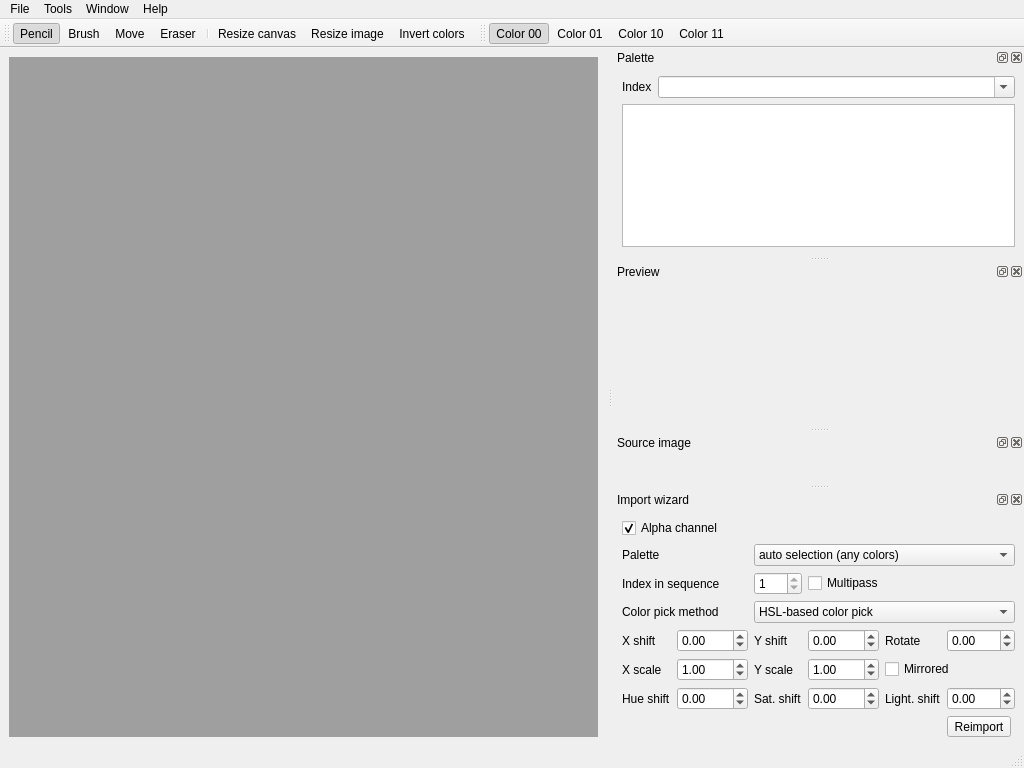
<?xml version="1.0" encoding="UTF-8"?>
<ui version="4.0">
 <class>MainWindow</class>
 <widget class="QMainWindow" name="MainWindow">
  <property name="geometry">
   <rect>
    <x>0</x>
    <y>0</y>
    <width>1024</width>
    <height>768</height>
   </rect>
  </property>
  <property name="windowTitle">
   <string>ZX4 Pixelizer</string>
  </property>
  <property name="windowIcon">
   <iconset resource="resource.qrc">
    <normaloff>:/sonic.zx4.png</normaloff>:/sonic.zx4.png</iconset>
  </property>
  <property name="iconSize">
   <size>
    <width>32</width>
    <height>32</height>
   </size>
  </property>
  <widget class="QWidget" name="centralwidget">
   <layout class="QGridLayout" name="gridLayout_4">
    <item row="0" column="0">
     <widget class="QMdiArea" name="mdiArea">
      <property name="acceptDrops">
       <bool>true</bool>
      </property>
      <property name="verticalScrollBarPolicy">
       <enum>Qt::ScrollBarAsNeeded</enum>
      </property>
      <property name="horizontalScrollBarPolicy">
       <enum>Qt::ScrollBarAsNeeded</enum>
      </property>
      <property name="sizeAdjustPolicy">
       <enum>QAbstractScrollArea::AdjustIgnored</enum>
      </property>
      <property name="viewMode">
       <enum>QMdiArea::SubWindowView</enum>
      </property>
      <property name="documentMode">
       <bool>false</bool>
      </property>
      <property name="tabsMovable">
       <bool>true</bool>
      </property>
     </widget>
    </item>
   </layout>
  </widget>
  <widget class="QMenuBar" name="menubar">
   <property name="geometry">
    <rect>
     <x>0</x>
     <y>0</y>
     <width>1024</width>
     <height>20</height>
    </rect>
   </property>
   <widget class="QMenu" name="menuFile">
    <property name="title">
     <string>File</string>
    </property>
    <widget class="QMenu" name="menuSprite">
     <property name="title">
      <string>Sprite</string>
     </property>
     <addaction name="actionNew"/>
     <addaction name="actionOpen"/>
     <addaction name="actionSave"/>
     <addaction name="actionSave_as"/>
     <addaction name="separator"/>
     <addaction name="actionImport"/>
     <addaction name="actionExport"/>
    </widget>
    <widget class="QMenu" name="menuScene">
     <property name="title">
      <string>Scene</string>
     </property>
     <addaction name="actionImport_scene"/>
     <addaction name="actionExport_scene"/>
    </widget>
    <addaction name="separator"/>
    <addaction name="separator"/>
    <addaction name="separator"/>
    <addaction name="menuSprite"/>
    <addaction name="menuScene"/>
    <addaction name="actionQuit"/>
   </widget>
   <widget class="QMenu" name="menuTools">
    <property name="title">
     <string>Tools</string>
    </property>
    <widget class="QMenu" name="menuDraw_tools">
     <property name="title">
      <string>Draw tools</string>
     </property>
     <addaction name="actionPencil"/>
     <addaction name="actionBrush"/>
     <addaction name="actionMove"/>
     <addaction name="actionEraser"/>
    </widget>
    <widget class="QMenu" name="menuTransform_tools">
     <property name="title">
      <string>Transform tools</string>
     </property>
     <addaction name="actionResize_image"/>
     <addaction name="actionResize_canvas"/>
     <addaction name="actionInvert_colors"/>
    </widget>
    <widget class="QMenu" name="menuColor_tools">
     <property name="title">
      <string>Color tools</string>
     </property>
     <addaction name="actionColor_00"/>
     <addaction name="actionColor_01"/>
     <addaction name="actionColor_10"/>
     <addaction name="actionColor_11"/>
    </widget>
    <addaction name="menuDraw_tools"/>
    <addaction name="menuColor_tools"/>
    <addaction name="menuTransform_tools"/>
   </widget>
   <widget class="QMenu" name="menuWindow">
    <property name="title">
     <string>Window</string>
    </property>
   </widget>
   <widget class="QMenu" name="menuHelp">
    <property name="title">
     <string>Help</string>
    </property>
    <addaction name="actionAbout_ZX4_Pixelizer"/>
   </widget>
   <addaction name="menuFile"/>
   <addaction name="menuTools"/>
   <addaction name="menuWindow"/>
   <addaction name="menuHelp"/>
  </widget>
  <widget class="QStatusBar" name="statusbar"/>
  <widget class="QDockWidget" name="dockPalette">
   <property name="windowTitle">
    <string>Palette</string>
   </property>
   <attribute name="dockWidgetArea">
    <number>2</number>
   </attribute>
   <widget class="QWidget" name="dockWidgetContents">
    <layout class="QGridLayout" name="gridLayout_3">
     <item row="0" column="0">
      <widget class="QLabel" name="label_2">
       <property name="text">
        <string>Index</string>
       </property>
      </widget>
     </item>
     <item row="0" column="1">
      <widget class="QComboBox" name="paletteIndex">
       <property name="sizePolicy">
        <sizepolicy hsizetype="Expanding" vsizetype="Fixed">
         <horstretch>0</horstretch>
         <verstretch>0</verstretch>
        </sizepolicy>
       </property>
       <property name="editable">
        <bool>true</bool>
       </property>
      </widget>
     </item>
     <item row="1" column="0" colspan="2">
      <widget class="QListWidget" name="palettes">
       <property name="sizePolicy">
        <sizepolicy hsizetype="Expanding" vsizetype="Expanding">
         <horstretch>0</horstretch>
         <verstretch>0</verstretch>
        </sizepolicy>
       </property>
       <property name="editTriggers">
        <set>QAbstractItemView::NoEditTriggers</set>
       </property>
       <property name="showDropIndicator" stdset="0">
        <bool>false</bool>
       </property>
       <property name="alternatingRowColors">
        <bool>false</bool>
       </property>
       <property name="selectionMode">
        <enum>QAbstractItemView::SingleSelection</enum>
       </property>
       <property name="iconSize">
        <size>
         <width>48</width>
         <height>48</height>
        </size>
       </property>
       <property name="movement">
        <enum>QListView::Static</enum>
       </property>
       <property name="flow">
        <enum>QListView::LeftToRight</enum>
       </property>
       <property name="resizeMode">
        <enum>QListView::Adjust</enum>
       </property>
       <property name="spacing">
        <number>0</number>
       </property>
       <property name="gridSize">
        <size>
         <width>60</width>
         <height>60</height>
        </size>
       </property>
       <property name="viewMode">
        <enum>QListView::IconMode</enum>
       </property>
       <property name="uniformItemSizes">
        <bool>true</bool>
       </property>
      </widget>
     </item>
    </layout>
   </widget>
  </widget>
  <widget class="QToolBar" name="drawToolBar">
   <property name="windowTitle">
    <string>toolBar</string>
   </property>
   <property name="iconSize">
    <size>
     <width>32</width>
     <height>32</height>
    </size>
   </property>
   <attribute name="toolBarArea">
    <enum>TopToolBarArea</enum>
   </attribute>
   <attribute name="toolBarBreak">
    <bool>false</bool>
   </attribute>
   <addaction name="actionPencil"/>
   <addaction name="actionBrush"/>
   <addaction name="actionMove"/>
   <addaction name="actionEraser"/>
   <addaction name="separator"/>
   <addaction name="actionResize_canvas"/>
   <addaction name="actionResize_image"/>
   <addaction name="actionInvert_colors"/>
  </widget>
  <widget class="QToolBar" name="colorToolBar">
   <property name="windowTitle">
    <string>toolBar_2</string>
   </property>
   <property name="iconSize">
    <size>
     <width>32</width>
     <height>32</height>
    </size>
   </property>
   <attribute name="toolBarArea">
    <enum>TopToolBarArea</enum>
   </attribute>
   <attribute name="toolBarBreak">
    <bool>false</bool>
   </attribute>
   <addaction name="actionColor_00"/>
   <addaction name="actionColor_01"/>
   <addaction name="actionColor_10"/>
   <addaction name="actionColor_11"/>
  </widget>
  <widget class="QDockWidget" name="dockPreview">
   <property name="windowTitle">
    <string>Preview</string>
   </property>
   <attribute name="dockWidgetArea">
    <number>2</number>
   </attribute>
   <widget class="QWidget" name="dockWidgetContents_3">
    <layout class="QGridLayout" name="gridLayout">
     <item row="0" column="0">
      <widget class="QLabel" name="preview">
       <property name="sizePolicy">
        <sizepolicy hsizetype="Preferred" vsizetype="Preferred">
         <horstretch>0</horstretch>
         <verstretch>0</verstretch>
        </sizepolicy>
       </property>
       <property name="minimumSize">
        <size>
         <width>128</width>
         <height>128</height>
        </size>
       </property>
       <property name="baseSize">
        <size>
         <width>0</width>
         <height>0</height>
        </size>
       </property>
       <property name="text">
        <string/>
       </property>
      </widget>
     </item>
    </layout>
   </widget>
  </widget>
  <widget class="QDockWidget" name="dockSource">
   <property name="floating">
    <bool>false</bool>
   </property>
   <property name="allowedAreas">
    <set>Qt::AllDockWidgetAreas</set>
   </property>
   <property name="windowTitle">
    <string>Source image</string>
   </property>
   <attribute name="dockWidgetArea">
    <number>2</number>
   </attribute>
   <widget class="QWidget" name="dockWidgetContents_4">
    <layout class="QGridLayout" name="gridLayout_5">
     <item row="0" column="0">
      <widget class="QLabel" name="sourceImage">
       <property name="text">
        <string/>
       </property>
       <property name="scaledContents">
        <bool>true</bool>
       </property>
      </widget>
     </item>
    </layout>
   </widget>
  </widget>
  <widget class="QDockWidget" name="dockWizard">
   <property name="windowTitle">
    <string>Import wizard</string>
   </property>
   <attribute name="dockWidgetArea">
    <number>2</number>
   </attribute>
   <widget class="QWidget" name="dockWidgetContents_5">
    <layout class="QGridLayout" name="gridLayout_2">
     <item row="8" column="3" colspan="2">
      <spacer name="verticalSpacer_2">
       <property name="orientation">
        <enum>Qt::Vertical</enum>
       </property>
       <property name="sizeHint" stdset="0">
        <size>
         <width>20</width>
         <height>40</height>
        </size>
       </property>
      </spacer>
     </item>
     <item row="1" column="0">
      <widget class="QLabel" name="label">
       <property name="text">
        <string>Palette</string>
       </property>
      </widget>
     </item>
     <item row="6" column="1">
      <widget class="QDoubleSpinBox" name="hueShift">
       <property name="minimum">
        <double>-1.000000000000000</double>
       </property>
       <property name="maximum">
        <double>1.000000000000000</double>
       </property>
       <property name="singleStep">
        <double>0.100000000000000</double>
       </property>
       <property name="value">
        <double>0.000000000000000</double>
       </property>
      </widget>
     </item>
     <item row="5" column="4" colspan="2">
      <widget class="QCheckBox" name="mirrored">
       <property name="text">
        <string>Mirrored</string>
       </property>
      </widget>
     </item>
     <item row="4" column="2">
      <widget class="QLabel" name="label_5">
       <property name="text">
        <string>Y shift</string>
       </property>
      </widget>
     </item>
     <item row="4" column="4">
      <widget class="QLabel" name="label_7">
       <property name="text">
        <string>Rotate</string>
       </property>
      </widget>
     </item>
     <item row="5" column="3">
      <widget class="QDoubleSpinBox" name="yScale">
       <property name="minimum">
        <double>0.010000000000000</double>
       </property>
       <property name="maximum">
        <double>1000.000000000000000</double>
       </property>
       <property name="value">
        <double>1.000000000000000</double>
       </property>
      </widget>
     </item>
     <item row="5" column="1">
      <widget class="QDoubleSpinBox" name="xScale">
       <property name="minimum">
        <double>0.010000000000000</double>
       </property>
       <property name="maximum">
        <double>1000.000000000000000</double>
       </property>
       <property name="value">
        <double>1.000000000000000</double>
       </property>
      </widget>
     </item>
     <item row="5" column="2">
      <widget class="QLabel" name="label_9">
       <property name="text">
        <string>Y scale</string>
       </property>
      </widget>
     </item>
     <item row="2" column="2">
      <widget class="QSpinBox" name="paletteNumberBox">
       <property name="minimum">
        <number>1</number>
       </property>
       <property name="maximum">
        <number>1</number>
       </property>
      </widget>
     </item>
     <item row="4" column="3">
      <widget class="QDoubleSpinBox" name="yShift">
       <property name="minimum">
        <double>-192.000000000000000</double>
       </property>
       <property name="maximum">
        <double>192.000000000000000</double>
       </property>
      </widget>
     </item>
     <item row="7" column="5">
      <widget class="QToolButton" name="importWizardApply">
       <property name="layoutDirection">
        <enum>Qt::LeftToRight</enum>
       </property>
       <property name="text">
        <string>Reimport</string>
       </property>
      </widget>
     </item>
     <item row="5" column="0">
      <widget class="QLabel" name="label_8">
       <property name="text">
        <string>X scale</string>
       </property>
      </widget>
     </item>
     <item row="4" column="1">
      <widget class="QDoubleSpinBox" name="xShift">
       <property name="minimum">
        <double>-256.000000000000000</double>
       </property>
       <property name="maximum">
        <double>256.000000000000000</double>
       </property>
      </widget>
     </item>
     <item row="2" column="3" colspan="2">
      <widget class="QCheckBox" name="multipass">
       <property name="text">
        <string>Multipass</string>
       </property>
      </widget>
     </item>
     <item row="3" column="0" colspan="2">
      <widget class="QLabel" name="label_4">
       <property name="text">
        <string>Color pick method</string>
       </property>
      </widget>
     </item>
     <item row="4" column="0">
      <widget class="QLabel" name="label_6">
       <property name="text">
        <string>X shift</string>
       </property>
      </widget>
     </item>
     <item row="0" column="0" colspan="2">
      <widget class="QCheckBox" name="alphaBox">
       <property name="toolTip">
        <string>&lt;html&gt;&lt;head/&gt;&lt;body&gt;&lt;p&gt;&lt;span style=&quot; color:#d69545;&quot;&gt;If checked ithen import tool will use alpha channel if image has it or pixel from left top corner as alpha channel chromakey&lt;/span&gt;&lt;/p&gt;&lt;/body&gt;&lt;/html&gt;</string>
       </property>
       <property name="text">
        <string>Alpha channel</string>
       </property>
       <property name="checked">
        <bool>true</bool>
       </property>
      </widget>
     </item>
     <item row="1" column="2" colspan="4">
      <widget class="QComboBox" name="wizardPaletteBox">
       <property name="sizePolicy">
        <sizepolicy hsizetype="Expanding" vsizetype="Fixed">
         <horstretch>0</horstretch>
         <verstretch>0</verstretch>
        </sizepolicy>
       </property>
       <item>
        <property name="text">
         <string>auto selection (any colors)</string>
        </property>
       </item>
       <item>
        <property name="text">
         <string>current selection</string>
        </property>
       </item>
      </widget>
     </item>
     <item row="4" column="5">
      <widget class="QDoubleSpinBox" name="rotate">
       <property name="minimum">
        <double>-360.000000000000000</double>
       </property>
       <property name="maximum">
        <double>360.000000000000000</double>
       </property>
      </widget>
     </item>
     <item row="3" column="2" colspan="4">
      <widget class="QComboBox" name="colorPickBox">
       <item>
        <property name="text">
         <string>HSL-based color pick</string>
        </property>
       </item>
       <item>
        <property name="text">
         <string>CIE76-based color pick</string>
        </property>
       </item>
       <item>
        <property name="text">
         <string>CIE94-based color pick</string>
        </property>
       </item>
       <item>
        <property name="text">
         <string>CIEDE2000-based color pick</string>
        </property>
       </item>
      </widget>
     </item>
     <item row="2" column="0" colspan="2">
      <widget class="QLabel" name="label_3">
       <property name="text">
        <string>Index in sequence</string>
       </property>
      </widget>
     </item>
     <item row="6" column="0">
      <widget class="QLabel" name="label_10">
       <property name="text">
        <string>Hue shift</string>
       </property>
      </widget>
     </item>
     <item row="6" column="2">
      <widget class="QLabel" name="label_11">
       <property name="text">
        <string>Sat. shift</string>
       </property>
      </widget>
     </item>
     <item row="6" column="4">
      <widget class="QLabel" name="label_12">
       <property name="text">
        <string>Light. shift</string>
       </property>
      </widget>
     </item>
     <item row="6" column="3">
      <widget class="QDoubleSpinBox" name="saturationShift">
       <property name="minimum">
        <double>-1.000000000000000</double>
       </property>
       <property name="maximum">
        <double>1.000000000000000</double>
       </property>
       <property name="singleStep">
        <double>0.100000000000000</double>
       </property>
      </widget>
     </item>
     <item row="6" column="5">
      <widget class="QDoubleSpinBox" name="lightnessShift">
       <property name="minimum">
        <double>-1.000000000000000</double>
       </property>
       <property name="maximum">
        <double>1.000000000000000</double>
       </property>
       <property name="singleStep">
        <double>0.100000000000000</double>
       </property>
      </widget>
     </item>
    </layout>
   </widget>
  </widget>
  <action name="actionQuit">
   <property name="text">
    <string>Quit</string>
   </property>
  </action>
  <action name="actionNew">
   <property name="text">
    <string>New sprite</string>
   </property>
  </action>
  <action name="actionOpen">
   <property name="text">
    <string>Open sprite</string>
   </property>
  </action>
  <action name="actionSave">
   <property name="text">
    <string>Save sprite</string>
   </property>
  </action>
  <action name="actionSave_as">
   <property name="text">
    <string>Save sprite as...</string>
   </property>
  </action>
  <action name="actionImport">
   <property name="text">
    <string>Import sprite</string>
   </property>
  </action>
  <action name="actionExport">
   <property name="text">
    <string>Export sprite</string>
   </property>
  </action>
  <action name="actionResize_image">
   <property name="icon">
    <iconset resource="resource.qrc">
     <normaloff>:/resize_image.png</normaloff>:/resize_image.png</iconset>
   </property>
   <property name="text">
    <string>Resize image</string>
   </property>
  </action>
  <action name="actionResize_canvas">
   <property name="icon">
    <iconset resource="resource.qrc">
     <normaloff>:/resize_canvas.png</normaloff>:/resize_canvas.png</iconset>
   </property>
   <property name="text">
    <string>Resize canvas</string>
   </property>
  </action>
  <action name="actionPencil">
   <property name="checkable">
    <bool>true</bool>
   </property>
   <property name="checked">
    <bool>true</bool>
   </property>
   <property name="icon">
    <iconset resource="resource.qrc">
     <normaloff>:/pencil.png</normaloff>:/pencil.png</iconset>
   </property>
   <property name="text">
    <string>Pencil</string>
   </property>
  </action>
  <action name="actionBrush">
   <property name="checkable">
    <bool>true</bool>
   </property>
   <property name="icon">
    <iconset resource="resource.qrc">
     <normaloff>:/brush.png</normaloff>:/brush.png</iconset>
   </property>
   <property name="text">
    <string>Brush</string>
   </property>
  </action>
  <action name="actionEraser">
   <property name="checkable">
    <bool>true</bool>
   </property>
   <property name="icon">
    <iconset resource="resource.qrc">
     <normaloff>:/eraser.png</normaloff>:/eraser.png</iconset>
   </property>
   <property name="text">
    <string>Eraser</string>
   </property>
  </action>
  <action name="actionMove">
   <property name="checkable">
    <bool>true</bool>
   </property>
   <property name="icon">
    <iconset resource="resource.qrc">
     <normaloff>:/move.png</normaloff>:/move.png</iconset>
   </property>
   <property name="text">
    <string>Move</string>
   </property>
  </action>
  <action name="actionImportWizardApply">
   <property name="text">
    <string>Reimport</string>
   </property>
  </action>
  <action name="actionInvert_colors">
   <property name="icon">
    <iconset resource="resource.qrc">
     <normaloff>:/invert.png</normaloff>:/invert.png</iconset>
   </property>
   <property name="text">
    <string>Invert colors</string>
   </property>
  </action>
  <action name="actionImport_scene">
   <property name="text">
    <string>Import scene</string>
   </property>
  </action>
  <action name="actionExport_scene">
   <property name="text">
    <string>Export scene</string>
   </property>
  </action>
  <action name="actionColor_00">
   <property name="checkable">
    <bool>true</bool>
   </property>
   <property name="checked">
    <bool>true</bool>
   </property>
   <property name="icon">
    <iconset resource="resource.qrc">
     <normaloff>:/color_placeholder.png</normaloff>:/color_placeholder.png</iconset>
   </property>
   <property name="text">
    <string>Color 00</string>
   </property>
  </action>
  <action name="actionColor_01">
   <property name="checkable">
    <bool>true</bool>
   </property>
   <property name="icon">
    <iconset resource="resource.qrc">
     <normaloff>:/color_placeholder.png</normaloff>:/color_placeholder.png</iconset>
   </property>
   <property name="text">
    <string>Color 01</string>
   </property>
  </action>
  <action name="actionColor_10">
   <property name="checkable">
    <bool>true</bool>
   </property>
   <property name="icon">
    <iconset resource="resource.qrc">
     <normaloff>:/color_placeholder.png</normaloff>:/color_placeholder.png</iconset>
   </property>
   <property name="text">
    <string>Color 10</string>
   </property>
   <property name="toolTip">
    <string>Color 10</string>
   </property>
  </action>
  <action name="actionColor_11">
   <property name="checkable">
    <bool>true</bool>
   </property>
   <property name="icon">
    <iconset resource="resource.qrc">
     <normaloff>:/color_placeholder.png</normaloff>:/color_placeholder.png</iconset>
   </property>
   <property name="text">
    <string>Color 11</string>
   </property>
   <property name="toolTip">
    <string>Color 11</string>
   </property>
  </action>
  <action name="actionAbout_ZX4_Pixelizer">
   <property name="icon">
    <iconset resource="resource.qrc">
     <normaloff>:/about.png</normaloff>:/about.png</iconset>
   </property>
   <property name="text">
    <string>About ZX4 Pixelizer</string>
   </property>
  </action>
 </widget>
 <resources>
  <include location="resource.qrc"/>
 </resources>
 <connections/>
</ui>
